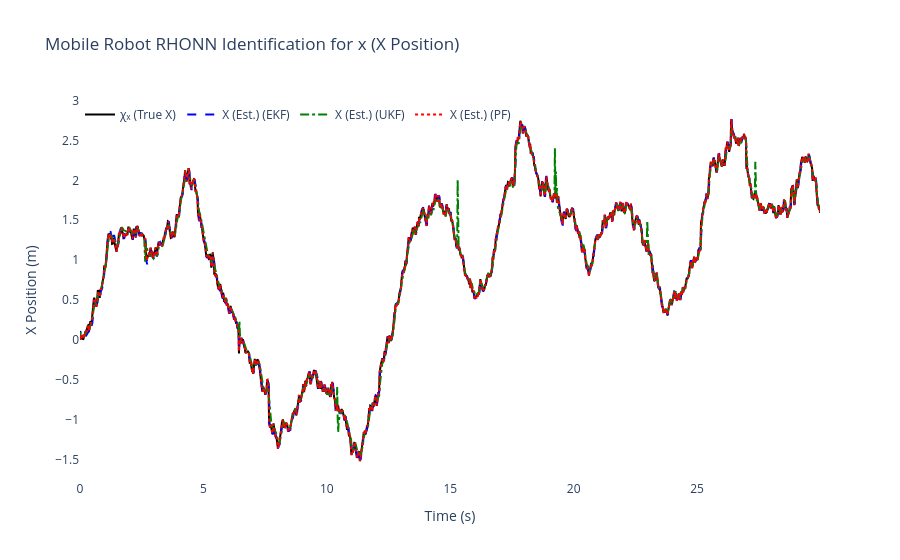
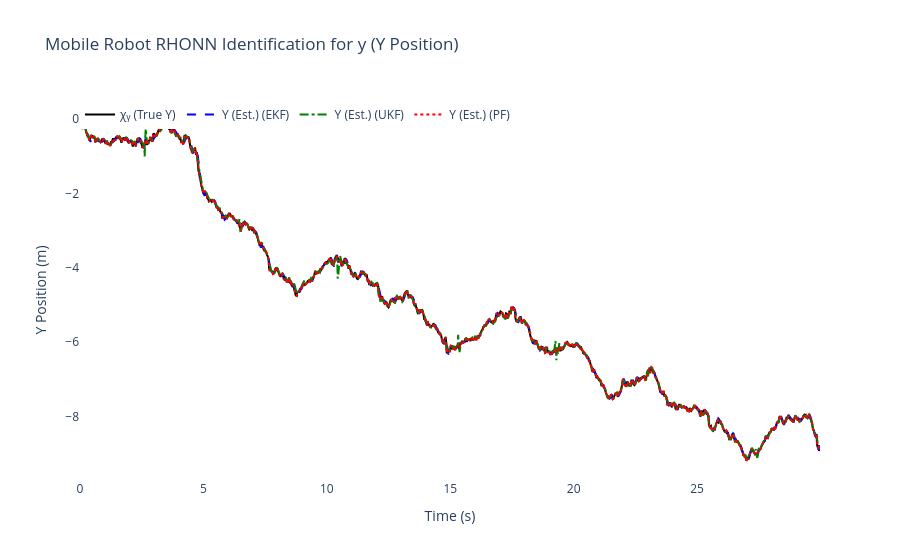
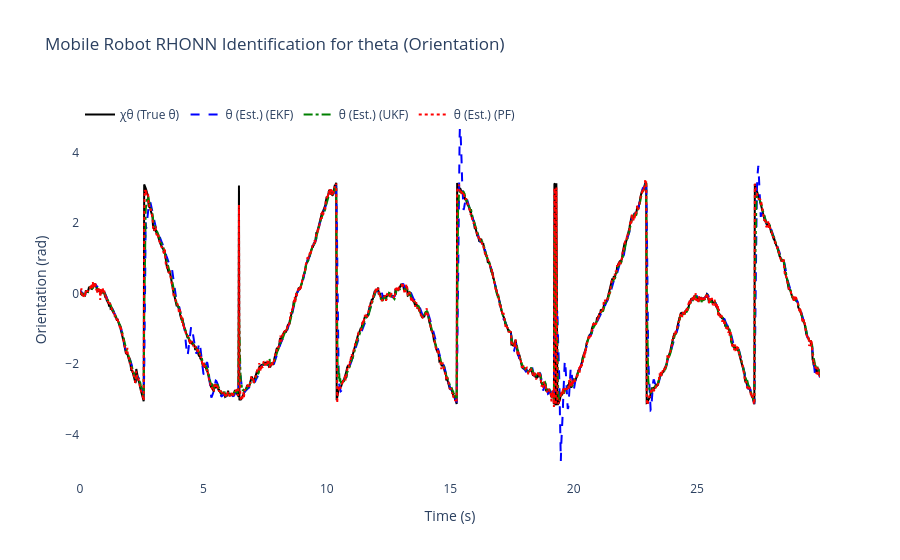
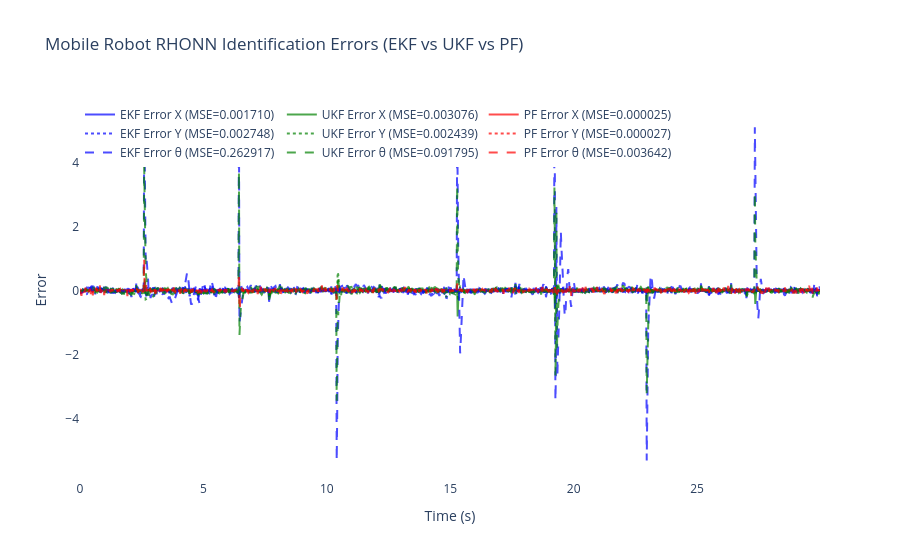

Write notebook code for charts like these, in order.
### Code cell
# ============================================================
    # 6) Results & plots for Differential Drive Mobile Robot
# ============================================================
mse_x_ekf = np.mean((x_true[:, 0] - x_hat_ekf[:, 0])**2)     # x position
mse_y_ekf = np.mean((x_true[:, 1] - x_hat_ekf[:, 1])**2)     # y position  
mse_theta_ekf = np.mean((x_true[:, 2] - x_hat_ekf[:, 2])**2) # orientation

mse_x_ukf = np.mean((x_true[:, 0] - x_hat_ukf[:, 0])**2)     # x position
mse_y_ukf = np.mean((x_true[:, 1] - x_hat_ukf[:, 1])**2)     # y position
mse_theta_ukf = np.mean((x_true[:, 2] - x_hat_ukf[:, 2])**2) # orientation

mse_x_pf = np.mean((x_true[:, 0] - x_hat_pf[:, 0])**2)       # x position
mse_y_pf = np.mean((x_true[:, 1] - x_hat_pf[:, 1])**2)       # y position  
mse_theta_pf = np.mean((x_true[:, 2] - x_hat_pf[:, 2])**2)   # orientation

print(f"\nFinal EKF-RHONN Weights:")
for i in range(3):
    state_names = ['x', 'y', 'theta']
    print(f"  Neuron {i+1} ({state_names[i]}): {ekf_trainer.weights[i]}")

print(f"\nFinal UKF-RHONN Weights:")
for i in range(3):
    state_names = ['x', 'y', 'theta']
    print(f"  Neuron {i+1} ({state_names[i]}): {ukf_trainer.weights[i]}")

print(f"\nFinal PF-RHONN Weight Estimates:")
pf_estimates = pf_trainer.get_estimate()
for i in range(3):
    state_names = ['x', 'y', 'theta']
    print(f"  Neuron {i+1} ({state_names[i]}): {pf_estimates[i]}")

print("\n--- Performance Comparison (MSE) for Differential Drive Mobile Robot ---")
print(f"EKF MSE x position:     {mse_x_ekf:.6f}")
print(f"EKF MSE y position:     {mse_y_ekf:.6f}")
print(f"EKF MSE theta (orient): {mse_theta_ekf:.6f}")
print(f"UKF MSE x position:     {mse_x_ukf:.6f}")
print(f"UKF MSE y position:     {mse_y_ukf:.6f}")
print(f"UKF MSE theta (orient): {mse_theta_ukf:.6f}")
print(f"PF  MSE x position:     {mse_x_pf:.6f}")
print(f"PF  MSE y position:     {mse_y_pf:.6f}")
print(f"PF  MSE theta (orient): {mse_theta_pf:.6f}")

states_info = [
    {'idx': 0, 'var': 'x', 'desc': 'X Position', 'y_label': 'X Position (m)',
     'chi': 'χₓ (True X)', 'x': 'X (Est.)'},
    {'idx': 1, 'var': 'y', 'desc': 'Y Position', 'y_label': 'Y Position (m)',
     'chi': 'χᵧ (True Y)', 'x': 'Y (Est.)'},
    {'idx': 2, 'var': 'theta', 'desc': 'Orientation', 'y_label': 'Orientation (rad)',
     'chi': 'χθ (True θ)', 'x': 'θ (Est.)'}
]

for state_info in states_info:
    i = state_info['idx']
    trace_plant = go.Scatter(x=t_history, y=x_true[:, i], mode='lines',
                            name=state_info['chi'], line=dict(color='black', width=2))
    trace_ekf = go.Scatter(x=t_history, y=x_hat_ekf[:, i], mode='lines',
                        name=f"{state_info['x']} (EKF)", line=dict(dash='dash', color='blue'))
    trace_ukf = go.Scatter(x=t_history, y=x_hat_ukf[:, i], mode='lines',
                        name=f"{state_info['x']} (UKF)", line=dict(dash='dashdot', color='green'))
    trace_pf = go.Scatter(x=t_history, y=x_hat_pf[:, i], mode='lines',
                        name=f"{state_info['x']} (PF)", line=dict(dash='dot', color='red'))

    fig = go.Figure([trace_plant, trace_ekf, trace_ukf, trace_pf])
    fig.update_layout(
        title=f'Mobile Robot RHONN Identification for {state_info["var"]} ({state_info["desc"]})',
        xaxis_title='Time (s)',
        yaxis_title=state_info['y_label'],
        legend=dict(x=0, y=1, orientation='h'),
        font=dict(size=12),
        plot_bgcolor='white',
        paper_bgcolor='white'
    )
    fig.show()

# Errors for all three states
error_x_ekf = x_true[:, 0] - x_hat_ekf[:, 0]
error_y_ekf = x_true[:, 1] - x_hat_ekf[:, 1]
error_theta_ekf = x_true[:, 2] - x_hat_ekf[:, 2]

error_x_ukf = x_true[:, 0] - x_hat_ukf[:, 0]
error_y_ukf = x_true[:, 1] - x_hat_ukf[:, 1]
error_theta_ukf = x_true[:, 2] - x_hat_ukf[:, 2]

error_x_pf = x_true[:, 0] - x_hat_pf[:, 0]
error_y_pf = x_true[:, 1] - x_hat_pf[:, 1]
error_theta_pf = x_true[:, 2] - x_hat_pf[:, 2]

fig2 = go.Figure()
fig2.add_trace(go.Scatter(x=t_history, y=error_x_ekf, mode='lines',
                        name=f'EKF Error X (MSE={mse_x_ekf:.6f})', opacity=0.7, line=dict(color='blue')))
fig2.add_trace(go.Scatter(x=t_history, y=error_x_ukf, mode='lines',
                        name=f'UKF Error X (MSE={mse_x_ukf:.6f})', opacity=0.7, line=dict(color='green')))
fig2.add_trace(go.Scatter(x=t_history, y=error_x_pf, mode='lines',
                        name=f'PF Error X (MSE={mse_x_pf:.6f})', opacity=0.7, line=dict(color='red')))
fig2.add_trace(go.Scatter(x=t_history, y=error_y_ekf, mode='lines',
                        name=f'EKF Error Y (MSE={mse_y_ekf:.6f})', opacity=0.7, line=dict(color='blue', dash='dot')))
fig2.add_trace(go.Scatter(x=t_history, y=error_y_ukf, mode='lines',
                        name=f'UKF Error Y (MSE={mse_y_ukf:.6f})', opacity=0.7, line=dict(color='green', dash='dot')))
fig2.add_trace(go.Scatter(x=t_history, y=error_y_pf, mode='lines',
                        name=f'PF Error Y (MSE={mse_y_pf:.6f})', opacity=0.7, line=dict(color='red', dash='dot')))
fig2.add_trace(go.Scatter(x=t_history, y=error_theta_ekf, mode='lines',
                        name=f'EKF Error θ (MSE={mse_theta_ekf:.6f})', opacity=0.7, line=dict(color='blue', dash='dash')))
fig2.add_trace(go.Scatter(x=t_history, y=error_theta_ukf, mode='lines',
                        name=f'UKF Error θ (MSE={mse_theta_ukf:.6f})', opacity=0.7, line=dict(color='green', dash='dash')))
fig2.add_trace(go.Scatter(x=t_history, y=error_theta_pf, mode='lines',
                        name=f'PF Error θ (MSE={mse_theta_pf:.6f})', opacity=0.7, line=dict(color='red', dash='dash')))
fig2.update_layout(
    title='Mobile Robot RHONN Identification Errors (EKF vs UKF vs PF)',
    xaxis_title='Time (s)',
    yaxis_title='Error',
    legend=dict(x=0, y=1, orientation='h'),
    font=dict(size=12),
    plot_bgcolor='white',
    paper_bgcolor='white'
)
fig2.show()

# 2D Trajectory plot (X-Y plane for mobile robot)
fig_trajectory = go.Figure()
fig_trajectory.add_trace(go.Scatter(x=x_true[:, 0], y=x_true[:, 1], mode='lines',
                              name='True Robot Trajectory',
                              line=dict(color='black', width=3)))
fig_trajectory.add_trace(go.Scatter(x=x_hat_ekf[:, 0], y=x_hat_ekf[:, 1], mode='lines',
                              name='EKF Estimation',
                              line=dict(color='blue', width=2, dash='dash')))
fig_trajectory.add_trace(go.Scatter(x=x_hat_ukf[:, 0], y=x_hat_ukf[:, 1], mode='lines',
                              name='UKF Estimation',
                              line=dict(color='green', width=2, dash='dashdot')))
fig_trajectory.add_trace(go.Scatter(x=x_hat_pf[:, 0], y=x_hat_pf[:, 1], mode='lines',
                              name='PF Estimation',
                              line=dict(color='red', width=2, dash='dot')))
# Add start and end markers
fig_trajectory.add_trace(go.Scatter(x=[x_true[0, 0]], y=[x_true[0, 1]], mode='markers',
                              name='Start', marker=dict(color='green', size=10, symbol='star')))
fig_trajectory.add_trace(go.Scatter(x=[x_true[-1, 0]], y=[x_true[-1, 1]], mode='markers',
                              name='End', marker=dict(color='red', size=10, symbol='square')))
fig_trajectory.update_layout(
    title='Mobile Robot Trajectory - 2D Path Comparison (EKF vs UKF vs PF)',
    xaxis_title='X Position (m)',
    yaxis_title='Y Position (m)',
    font=dict(size=12),
    plot_bgcolor='white',
    paper_bgcolor='white',
    showlegend=True
)
fig_trajectory.show()

# Determine which filter has the lowest total MSE (sum of x, y, theta)
mse_total_ekf = mse_x_ekf + mse_y_ekf + mse_theta_ekf
mse_total_ukf = mse_x_ukf + mse_y_ukf + mse_theta_ukf
mse_total_pf = mse_x_pf + mse_y_pf + mse_theta_pf

mse_totals = {'EKF': mse_total_ekf, 'UKF': mse_total_ukf, 'PF': mse_total_pf}
best_filter = min(mse_totals, key=mse_totals.get)

print(f"\nBest overall performance: {best_filter} (lowest total MSE: {mse_totals[best_filter]:.6f})")

### Figure 1 — Plotly figure (JSON) as saved in the notebook; plotly's stock layout.template omitted (floating-point values rounded to 4 significant figures; data arrays with more than 128 entries replaced by an {"elided": "..."} marker saying what was removed)
{"data": [{"line": {"color": "black", "width": 2}, "mode": "lines", "name": "χₓ (True X)", "type": "scatter", "x": {"elided": "1500 float values"}, "y": {"elided": "1500 float values"}}, {"line": {"color": "blue", "dash": "dash"}, "mode": "lines", "name": "X (Est.) (EKF)", "type": "scatter", "x": {"elided": "1500 float values"}, "y": {"elided": "1500 float values"}}, {"line": {"color": "green", "dash": "dashdot"}, "mode": "lines", "name": "X (Est.) (UKF)", "type": "scatter", "x": {"elided": "1500 float values"}, "y": {"elided": "1500 float values"}}, {"line": {"color": "red", "dash": "dot"}, "mode": "lines", "name": "X (Est.) (PF)", "type": "scatter", "x": {"elided": "1500 float values"}, "y": {"elided": "1500 float values"}}], "layout": {"font": {"size": 12}, "legend": {"orientation": "h", "x": 0, "y": 1}, "paper_bgcolor": "white", "plot_bgcolor": "white", "title": {"text": "Mobile Robot RHONN Identification for x (X Position)"}, "xaxis": {"title": {"text": "Time (s)"}}, "yaxis": {"title": {"text": "X Position (m)"}}}}

### Figure 2 — Plotly figure (JSON) as saved in the notebook; plotly's stock layout.template omitted (floating-point values rounded to 4 significant figures; data arrays with more than 128 entries replaced by an {"elided": "..."} marker saying what was removed)
{"data": [{"line": {"color": "black", "width": 2}, "mode": "lines", "name": "χᵧ (True Y)", "type": "scatter", "x": {"elided": "1500 float values"}, "y": {"elided": "1500 float values"}}, {"line": {"color": "blue", "dash": "dash"}, "mode": "lines", "name": "Y (Est.) (EKF)", "type": "scatter", "x": {"elided": "1500 float values"}, "y": {"elided": "1500 float values"}}, {"line": {"color": "green", "dash": "dashdot"}, "mode": "lines", "name": "Y (Est.) (UKF)", "type": "scatter", "x": {"elided": "1500 float values"}, "y": {"elided": "1500 float values"}}, {"line": {"color": "red", "dash": "dot"}, "mode": "lines", "name": "Y (Est.) (PF)", "type": "scatter", "x": {"elided": "1500 float values"}, "y": {"elided": "1500 float values"}}], "layout": {"font": {"size": 12}, "legend": {"orientation": "h", "x": 0, "y": 1}, "paper_bgcolor": "white", "plot_bgcolor": "white", "title": {"text": "Mobile Robot RHONN Identification for y (Y Position)"}, "xaxis": {"title": {"text": "Time (s)"}}, "yaxis": {"title": {"text": "Y Position (m)"}}}}

### Figure 3 — Plotly figure (JSON) as saved in the notebook; plotly's stock layout.template omitted (floating-point values rounded to 4 significant figures; data arrays with more than 128 entries replaced by an {"elided": "..."} marker saying what was removed)
{"data": [{"line": {"color": "black", "width": 2}, "mode": "lines", "name": "χθ (True θ)", "type": "scatter", "x": {"elided": "1500 float values"}, "y": {"elided": "1500 float values"}}, {"line": {"color": "blue", "dash": "dash"}, "mode": "lines", "name": "θ (Est.) (EKF)", "type": "scatter", "x": {"elided": "1500 float values"}, "y": {"elided": "1500 float values"}}, {"line": {"color": "green", "dash": "dashdot"}, "mode": "lines", "name": "θ (Est.) (UKF)", "type": "scatter", "x": {"elided": "1500 float values"}, "y": {"elided": "1500 float values"}}, {"line": {"color": "red", "dash": "dot"}, "mode": "lines", "name": "θ (Est.) (PF)", "type": "scatter", "x": {"elided": "1500 float values"}, "y": {"elided": "1500 float values"}}], "layout": {"font": {"size": 12}, "legend": {"orientation": "h", "x": 0, "y": 1}, "paper_bgcolor": "white", "plot_bgcolor": "white", "title": {"text": "Mobile Robot RHONN Identification for theta (Orientation)"}, "xaxis": {"title": {"text": "Time (s)"}}, "yaxis": {"title": {"text": "Orientation (rad)"}}}}

### Figure 4 — Plotly figure (JSON) as saved in the notebook; plotly's stock layout.template omitted (floating-point values rounded to 4 significant figures; data arrays with more than 128 entries replaced by an {"elided": "..."} marker saying what was removed)
{"data": [{"line": {"color": "blue"}, "mode": "lines", "name": "EKF Error X (MSE=0.001710)", "opacity": 0.7, "type": "scatter", "x": {"elided": "1500 float values"}, "y": {"elided": "1500 float values"}}, {"line": {"color": "green"}, "mode": "lines", "name": "UKF Error X (MSE=0.003076)", "opacity": 0.7, "type": "scatter", "x": {"elided": "1500 float values"}, "y": {"elided": "1500 float values"}}, {"line": {"color": "red"}, "mode": "lines", "name": "PF Error X (MSE=0.000025)", "opacity": 0.7, "type": "scatter", "x": {"elided": "1500 float values"}, "y": {"elided": "1500 float values"}}, {"line": {"color": "blue", "dash": "dot"}, "mode": "lines", "name": "EKF Error Y (MSE=0.002748)", "opacity": 0.7, "type": "scatter", "x": {"elided": "1500 float values"}, "y": {"elided": "1500 float values"}}, {"line": {"color": "green", "dash": "dot"}, "mode": "lines", "name": "UKF Error Y (MSE=0.002439)", "opacity": 0.7, "type": "scatter", "x": {"elided": "1500 float values"}, "y": {"elided": "1500 float values"}}, {"line": {"color": "red", "dash": "dot"}, "mode": "lines", "name": "PF Error Y (MSE=0.000027)", "opacity": 0.7, "type": "scatter", "x": {"elided": "1500 float values"}, "y": {"elided": "1500 float values"}}, {"line": {"color": "blue", "dash": "dash"}, "mode": "lines", "name": "EKF Error θ (MSE=0.262917)", "opacity": 0.7, "type": "scatter", "x": {"elided": "1500 float values"}, "y": {"elided": "1500 float values"}}, {"line": {"color": "green", "dash": "dash"}, "mode": "lines", "name": "UKF Error θ (MSE=0.091795)", "opacity": 0.7, "type": "scatter", "x": {"elided": "1500 float values"}, "y": {"elided": "1500 float values"}}, {"line": {"color": "red", "dash": "dash"}, "mode": "lines", "name": "PF Error θ (MSE=0.003642)", "opacity": 0.7, "type": "scatter", "x": {"elided": "1500 float values"}, "y": {"elided": "1500 float values"}}], "layout": {"font": {"size": 12}, "legend": {"orientation": "h", "x": 0, "y": 1}, "paper_bgcolor": "white", "plot_bgcolor": "white", "title": {"text": "Mobile Robot RHONN Identification Errors (EKF vs UKF vs PF)"}, "xaxis": {"title": {"text": "Time (s)"}}, "yaxis": {"title": {"text": "Error"}}}}
